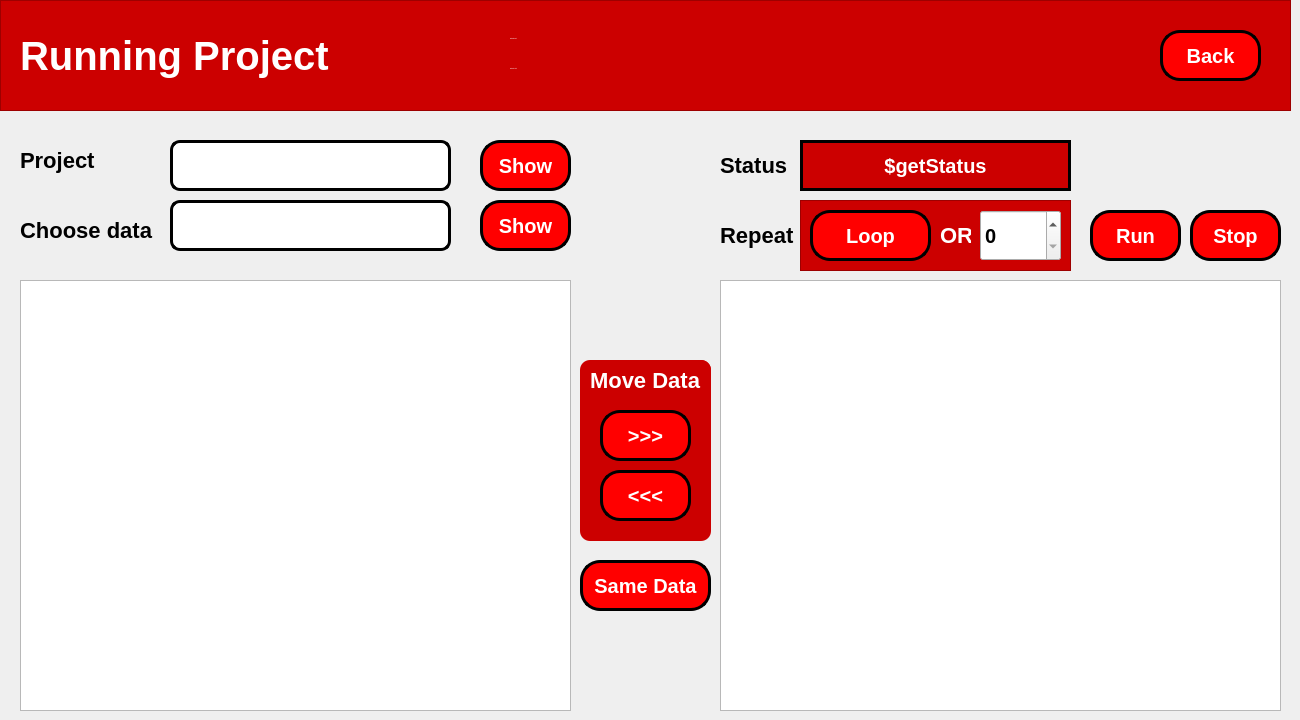
    <widget class="QWidget" name="runProject_6">
     <widget class="QTableView" name="tbRunningProjectTabel_1">
      <property name="geometry">
       <rect>
        <x>20</x>
        <y>280</y>
        <width>551</width>
        <height>431</height>
       </rect>
      </property>
     </widget>
     <widget class="QPushButton" name="btRunningProjectShowActivity">
      <property name="geometry">
       <rect>
        <x>480</x>
        <y>200</y>
        <width>91</width>
        <height>51</height>
       </rect>
      </property>
      <property name="cursor">
       <cursorShape>PointingHandCursor</cursorShape>
      </property>
      <property name="layoutDirection">
       <enum>Qt::LeftToRight</enum>
      </property>
      <property name="styleSheet">
       <string notr="true">QPushButton {
	border-radius: 20px;
	background: red;
	color: white;
	font-weight: bold;
	font-size: 20px;
	border: 3px solid black;
  	text-align: center;
}

QPushButton:hover {
    background: qradialgradient(
        cx: 0.3, cy: -0.4, fx: 0.3, fy: -0.4,
        radius: 1.35, stop: 0 #fff, stop: 1 #bbb
        );
	color: black;
	border: 3px solid black;
    }

QPushButton:pressed {
    border-style: inset;
    background: qradialgradient(
        cx: 0.4, cy: -0.1, fx: 0.4, fy: -0.1,
        radius: 1.35, stop: 0 #fff, stop: 1 #ddd
        );
    }

QPushButton::icon {
    margin-bottom: 5px; 
}
</string>
      </property>
      <property name="text">
       <string>Show</string>
      </property>
      <property name="iconSize">
       <size>
        <width>50</width>
        <height>50</height>
       </size>
      </property>
      <property name="flat">
       <bool>false</bool>
      </property>
     </widget>
     <widget class="QLabel" name="label_27">
      <property name="geometry">
       <rect>
        <x>20</x>
        <y>210</y>
        <width>141</width>
        <height>41</height>
       </rect>
      </property>
      <property name="styleSheet">
       <string notr="true">QLabel {
	font-size: 22px;
	font-weight: bold;
}</string>
      </property>
      <property name="text">
       <string>Choose data</string>
      </property>
     </widget>
     <widget class="QFrame" name="frame_7">
      <property name="geometry">
       <rect>
        <x>0</x>
        <y>0</y>
        <width>1291</width>
        <height>111</height>
       </rect>
      </property>
      <property name="styleSheet">
       <string notr="true">QFrame {
	background-color: rgb(204, 0, 0);
	color: white;
}</string>
      </property>
      <property name="frameShape">
       <enum>QFrame::StyledPanel</enum>
      </property>
      <property name="frameShadow">
       <enum>QFrame::Raised</enum>
      </property>
      <widget class="QLabel" name="label_28">
       <property name="geometry">
        <rect>
         <x>20</x>
         <y>30</y>
         <width>331</width>
         <height>51</height>
        </rect>
       </property>
       <property name="styleSheet">
        <string notr="true">QLabel {
	font-size: 40px;
	font-weight: bold;
}</string>
       </property>
       <property name="text">
        <string>Running Project</string>
       </property>
      </widget>
      <widget class="QPushButton" name="btRunningProjectKembali">
       <property name="geometry">
        <rect>
         <x>1160</x>
         <y>30</y>
         <width>101</width>
         <height>51</height>
        </rect>
       </property>
       <property name="cursor">
        <cursorShape>PointingHandCursor</cursorShape>
       </property>
       <property name="layoutDirection">
        <enum>Qt::LeftToRight</enum>
       </property>
       <property name="styleSheet">
        <string notr="true">QPushButton {
	border-radius: 20px;
	background: red;
	color: white;
	font-weight: bold;
	font-size: 20px;
	border: 3px solid black;
  	text-align: center;
}

QPushButton:hover {
    background: qradialgradient(
        cx: 0.3, cy: -0.4, fx: 0.3, fy: -0.4,
        radius: 1.35, stop: 0 #fff, stop: 1 #bbb
        );
	color: black;
	border: 3px solid black;
    }

QPushButton:pressed {
    border-style: inset;
    background: qradialgradient(
        cx: 0.4, cy: -0.1, fx: 0.4, fy: -0.1,
        radius: 1.35, stop: 0 #fff, stop: 1 #ddd
        );
    }

QPushButton::icon {
    margin-bottom: 5px; 
}
</string>
       </property>
       <property name="text">
        <string>Back</string>
       </property>
       <property name="iconSize">
        <size>
         <width>50</width>
         <height>50</height>
        </size>
       </property>
       <property name="flat">
        <bool>false</bool>
       </property>
      </widget>
      <widget class="QLabel" name="txtRunningProjectGetProject">
       <property name="geometry">
        <rect>
         <x>510</x>
         <y>30</y>
         <width>121</width>
         <height>17</height>
        </rect>
       </property>
       <property name="styleSheet">
        <string notr="true">QLabel {
	font-size: 1px;
}</string>
       </property>
       <property name="text">
        <string>$getDataProject</string>
       </property>
      </widget>
      <widget class="QLabel" name="txtRunningProjectGetActivity">
       <property name="geometry">
        <rect>
         <x>510</x>
         <y>60</y>
         <width>151</width>
         <height>17</height>
        </rect>
       </property>
       <property name="styleSheet">
        <string notr="true">QLabel {
	font-size: 1px;
}</string>
       </property>
       <property name="text">
        <string>$getDataActivity</string>
       </property>
      </widget>
     </widget>
     <widget class="QPushButton" name="btRunningProjectRun">
      <property name="geometry">
       <rect>
        <x>1090</x>
        <y>210</y>
        <width>91</width>
        <height>51</height>
       </rect>
      </property>
      <property name="cursor">
       <cursorShape>PointingHandCursor</cursorShape>
      </property>
      <property name="layoutDirection">
       <enum>Qt::LeftToRight</enum>
      </property>
      <property name="styleSheet">
       <string notr="true">QPushButton {
	border-radius: 20px;
	background: red;
	color: white;
	font-weight: bold;
	font-size: 20px;
	border: 3px solid black;
  	text-align: center;
}

QPushButton:hover {
    background: qradialgradient(
        cx: 0.3, cy: -0.4, fx: 0.3, fy: -0.4,
        radius: 1.35, stop: 0 #fff, stop: 1 #bbb
        );
	color: black;
	border: 3px solid black;
    }

QPushButton:pressed {
    border-style: inset;
    background: qradialgradient(
        cx: 0.4, cy: -0.1, fx: 0.4, fy: -0.1,
        radius: 1.35, stop: 0 #fff, stop: 1 #ddd
        );
    }

QPushButton::icon {
    margin-bottom: 5px; 
}
</string>
      </property>
      <property name="text">
       <string>Run</string>
      </property>
      <property name="iconSize">
       <size>
        <width>50</width>
        <height>50</height>
       </size>
      </property>
      <property name="flat">
       <bool>false</bool>
      </property>
     </widget>
     <widget class="QTableView" name="tbRunningProjectTabel_2">
      <property name="geometry">
       <rect>
        <x>720</x>
        <y>280</y>
        <width>561</width>
        <height>431</height>
       </rect>
      </property>
     </widget>
     <widget class="QLabel" name="label_33">
      <property name="geometry">
       <rect>
        <x>20</x>
        <y>140</y>
        <width>141</width>
        <height>41</height>
       </rect>
      </property>
      <property name="styleSheet">
       <string notr="true">QLabel {
	font-size: 22px;
	font-weight: bold;
}</string>
      </property>
      <property name="text">
       <string>Project</string>
      </property>
     </widget>
     <widget class="QLineEdit" name="txtRunProjectName">
      <property name="geometry">
       <rect>
        <x>170</x>
        <y>140</y>
        <width>281</width>
        <height>51</height>
       </rect>
      </property>
      <property name="styleSheet">
       <string notr="true">QLineEdit {
	border-radius: 10px;
	border: 3px solid black;
	font-size: 22px;
}</string>
      </property>
     </widget>
     <widget class="QLineEdit" name="txtRunProjectActivity">
      <property name="geometry">
       <rect>
        <x>170</x>
        <y>200</y>
        <width>281</width>
        <height>51</height>
       </rect>
      </property>
      <property name="styleSheet">
       <string notr="true">QLineEdit {
	border-radius: 10px;
	border: 3px solid black;
	font-size: 22px;
}</string>
      </property>
     </widget>
     <widget class="QPushButton" name="btRunningProjectShowProject">
      <property name="geometry">
       <rect>
        <x>480</x>
        <y>140</y>
        <width>91</width>
        <height>51</height>
       </rect>
      </property>
      <property name="cursor">
       <cursorShape>PointingHandCursor</cursorShape>
      </property>
      <property name="layoutDirection">
       <enum>Qt::LeftToRight</enum>
      </property>
      <property name="styleSheet">
       <string notr="true">QPushButton {
	border-radius: 20px;
	background: red;
	color: white;
	font-weight: bold;
	font-size: 20px;
	border: 3px solid black;
  	text-align: center;
}

QPushButton:hover {
    background: qradialgradient(
        cx: 0.3, cy: -0.4, fx: 0.3, fy: -0.4,
        radius: 1.35, stop: 0 #fff, stop: 1 #bbb
        );
	color: black;
	border: 3px solid black;
    }

QPushButton:pressed {
    border-style: inset;
    background: qradialgradient(
        cx: 0.4, cy: -0.1, fx: 0.4, fy: -0.1,
        radius: 1.35, stop: 0 #fff, stop: 1 #ddd
        );
    }

QPushButton::icon {
    margin-bottom: 5px; 
}
</string>
      </property>
      <property name="text">
       <string>Show</string>
      </property>
      <property name="iconSize">
       <size>
        <width>50</width>
        <height>50</height>
       </size>
      </property>
      <property name="flat">
       <bool>false</bool>
      </property>
     </widget>
     <widget class="QLabel" name="label_36">
      <property name="geometry">
       <rect>
        <x>720</x>
        <y>210</y>
        <width>81</width>
        <height>51</height>
       </rect>
      </property>
      <property name="styleSheet">
       <string notr="true">QLabel {
	font-size: 22px;
	font-weight: bold;
}</string>
      </property>
      <property name="text">
       <string>Repeat</string>
      </property>
     </widget>
     <widget class="QPushButton" name="btRunningProjectStop">
      <property name="geometry">
       <rect>
        <x>1190</x>
        <y>210</y>
        <width>91</width>
        <height>51</height>
       </rect>
      </property>
      <property name="cursor">
       <cursorShape>PointingHandCursor</cursorShape>
      </property>
      <property name="layoutDirection">
       <enum>Qt::LeftToRight</enum>
      </property>
      <property name="styleSheet">
       <string notr="true">QPushButton {
	border-radius: 20px;
	background: red;
	color: white;
	font-weight: bold;
	font-size: 20px;
	border: 3px solid black;
  	text-align: center;
}

QPushButton:hover {
    background: qradialgradient(
        cx: 0.3, cy: -0.4, fx: 0.3, fy: -0.4,
        radius: 1.35, stop: 0 #fff, stop: 1 #bbb
        );
	color: black;
	border: 3px solid black;
    }

QPushButton:pressed {
    border-style: inset;
    background: qradialgradient(
        cx: 0.4, cy: -0.1, fx: 0.4, fy: -0.1,
        radius: 1.35, stop: 0 #fff, stop: 1 #ddd
        );
    }

QPushButton::icon {
    margin-bottom: 5px; 
}
</string>
      </property>
      <property name="text">
       <string>Stop</string>
      </property>
      <property name="iconSize">
       <size>
        <width>50</width>
        <height>50</height>
       </size>
      </property>
      <property name="flat">
       <bool>false</bool>
      </property>
     </widget>
     <widget class="QFrame" name="frame_10">
      <property name="geometry">
       <rect>
        <x>800</x>
        <y>200</y>
        <width>271</width>
        <height>71</height>
       </rect>
      </property>
      <property name="styleSheet">
       <string notr="true">QFrame {
	background: rgb(173, 127, 168)rgb(204, 0, 0)
}</string>
      </property>
      <property name="frameShape">
       <enum>QFrame::StyledPanel</enum>
      </property>
      <property name="frameShadow">
       <enum>QFrame::Raised</enum>
      </property>
      <widget class="QSpinBox" name="spRunningProjectLoop">
       <property name="geometry">
        <rect>
         <x>180</x>
         <y>10</y>
         <width>81</width>
         <height>51</height>
        </rect>
       </property>
       <property name="styleSheet">
        <string notr="true">QSpinBox {
	font-size: 20px;
	font-weight: bold;
}</string>
       </property>
      </widget>
      <widget class="QPushButton" name="btRunningProjectLoop">
       <property name="geometry">
        <rect>
         <x>10</x>
         <y>10</y>
         <width>121</width>
         <height>51</height>
        </rect>
       </property>
       <property name="cursor">
        <cursorShape>PointingHandCursor</cursorShape>
       </property>
       <property name="layoutDirection">
        <enum>Qt::LeftToRight</enum>
       </property>
       <property name="styleSheet">
        <string notr="true">QPushButton {
	border-radius: 20px;
	background: red;
	color: white;
	font-weight: bold;
	font-size: 20px;
	border: 3px solid black;
  	text-align: center;
}

QPushButton:hover {
    background: qradialgradient(
        cx: 0.3, cy: -0.4, fx: 0.3, fy: -0.4,
        radius: 1.35, stop: 0 #fff, stop: 1 #bbb
        );
	color: black;
	border: 3px solid black;
    }

QPushButton:pressed {
    border-style: inset;
    background: qradialgradient(
        cx: 0.4, cy: -0.1, fx: 0.4, fy: -0.1,
        radius: 1.35, stop: 0 #fff, stop: 1 #ddd
        );
    }

QPushButton::icon {
    margin-bottom: 5px; 
}
</string>
       </property>
       <property name="text">
        <string>Loop</string>
       </property>
       <property name="iconSize">
        <size>
         <width>50</width>
         <height>50</height>
        </size>
       </property>
       <property name="flat">
        <bool>false</bool>
       </property>
      </widget>
      <widget class="QLabel" name="label_37">
       <property name="geometry">
        <rect>
         <x>140</x>
         <y>10</y>
         <width>31</width>
         <height>51</height>
        </rect>
       </property>
       <property name="styleSheet">
        <string notr="true">QLabel {
	font-size: 22px;
	font-weight: bold;
   color: white;
}</string>
       </property>
       <property name="text">
        <string>OR</string>
       </property>
      </widget>
     </widget>
     <widget class="QLabel" name="label_38">
      <property name="geometry">
       <rect>
        <x>720</x>
        <y>140</y>
        <width>81</width>
        <height>51</height>
       </rect>
      </property>
      <property name="styleSheet">
       <string notr="true">QLabel {
	font-size: 22px;
	font-weight: bold;
}</string>
      </property>
      <property name="text">
       <string>Status</string>
      </property>
     </widget>
     <widget class="QPushButton" name="btRunningProjectStatus">
      <property name="enabled">
       <bool>false</bool>
      </property>
      <property name="geometry">
       <rect>
        <x>800</x>
        <y>140</y>
        <width>271</width>
        <height>51</height>
       </rect>
      </property>
      <property name="cursor">
       <cursorShape>PointingHandCursor</cursorShape>
      </property>
      <property name="layoutDirection">
       <enum>Qt::LeftToRight</enum>
      </property>
      <property name="styleSheet">
       <string notr="true">QPushButton {
	background: rgb(204, 0, 0);
	color: white;
	font-weight: bold;
	font-size: 20px;
	border: 3px solid black;
  	text-align: center;
}

QPushButton:hover {
    background: qradialgradient(
        cx: 0.3, cy: -0.4, fx: 0.3, fy: -0.4,
        radius: 1.35, stop: 0 #fff, stop: 1 #bbb
        );
	color: black;
	border: 3px solid black;
    }

QPushButton:pressed {
    border-style: inset;
    background: qradialgradient(
        cx: 0.4, cy: -0.1, fx: 0.4, fy: -0.1,
        radius: 1.35, stop: 0 #fff, stop: 1 #ddd
        );
    }

QPushButton::icon {
    margin-bottom: 5px; 
}
</string>
      </property>
      <property name="text">
       <string>$getStatus</string>
      </property>
      <property name="iconSize">
       <size>
        <width>50</width>
        <height>50</height>
       </size>
      </property>
      <property name="flat">
       <bool>false</bool>
      </property>
     </widget>
     <widget class="QFrame" name="frame_11">
      <property name="geometry">
       <rect>
        <x>580</x>
        <y>360</y>
        <width>131</width>
        <height>181</height>
       </rect>
      </property>
      <property name="styleSheet">
       <string notr="true">QFrame {
	background: rgb(173, 127, 168)rgb(204, 0, 0);
	border-radius: 10px;
}</string>
      </property>
      <property name="frameShape">
       <enum>QFrame::StyledPanel</enum>
      </property>
      <property name="frameShadow">
       <enum>QFrame::Raised</enum>
      </property>
      <widget class="QPushButton" name="btRunningProjectRight">
       <property name="geometry">
        <rect>
         <x>20</x>
         <y>50</y>
         <width>91</width>
         <height>51</height>
        </rect>
       </property>
       <property name="cursor">
        <cursorShape>PointingHandCursor</cursorShape>
       </property>
       <property name="layoutDirection">
        <enum>Qt::LeftToRight</enum>
       </property>
       <property name="styleSheet">
        <string notr="true">QPushButton {
	border-radius: 20px;
	background: red;
	color: white;
	font-weight: bold;
	font-size: 20px;
	border: 3px solid black;
  	text-align: center;
}

QPushButton:hover {
    background: qradialgradient(
        cx: 0.3, cy: -0.4, fx: 0.3, fy: -0.4,
        radius: 1.35, stop: 0 #fff, stop: 1 #bbb
        );
	color: black;
	border: 3px solid black;
    }

QPushButton:pressed {
    border-style: inset;
    background: qradialgradient(
        cx: 0.4, cy: -0.1, fx: 0.4, fy: -0.1,
        radius: 1.35, stop: 0 #fff, stop: 1 #ddd
        );
    }

QPushButton::icon {
    margin-bottom: 5px; 
}
</string>
       </property>
       <property name="text">
        <string>&gt;&gt;&gt;</string>
       </property>
       <property name="iconSize">
        <size>
         <width>50</width>
         <height>50</height>
        </size>
       </property>
       <property name="flat">
        <bool>false</bool>
       </property>
      </widget>
      <widget class="QPushButton" name="btRunningProjectLeft">
       <property name="geometry">
        <rect>
         <x>20</x>
         <y>110</y>
         <width>91</width>
         <height>51</height>
        </rect>
       </property>
       <property name="cursor">
        <cursorShape>PointingHandCursor</cursorShape>
       </property>
       <property name="layoutDirection">
        <enum>Qt::LeftToRight</enum>
       </property>
       <property name="styleSheet">
        <string notr="true">QPushButton {
	border-radius: 20px;
	background: red;
	color: white;
	font-weight: bold;
	font-size: 20px;
	border: 3px solid black;
  	text-align: center;
}

QPushButton:hover {
    background: qradialgradient(
        cx: 0.3, cy: -0.4, fx: 0.3, fy: -0.4,
        radius: 1.35, stop: 0 #fff, stop: 1 #bbb
        );
	color: black;
	border: 3px solid black;
    }

QPushButton:pressed {
    border-style: inset;
    background: qradialgradient(
        cx: 0.4, cy: -0.1, fx: 0.4, fy: -0.1,
        radius: 1.35, stop: 0 #fff, stop: 1 #ddd
        );
    }

QPushButton::icon {
    margin-bottom: 5px; 
}
</string>
       </property>
       <property name="text">
        <string>&lt;&lt;&lt;</string>
       </property>
       <property name="iconSize">
        <size>
         <width>50</width>
         <height>50</height>
        </size>
       </property>
       <property name="flat">
        <bool>false</bool>
       </property>
      </widget>
      <widget class="QLabel" name="label_39">
       <property name="geometry">
        <rect>
         <x>10</x>
         <y>0</y>
         <width>121</width>
         <height>41</height>
        </rect>
       </property>
       <property name="styleSheet">
        <string notr="true">QLabel {
	font-size: 22px;
	font-weight: bold;
   color: white;
}</string>
       </property>
       <property name="text">
        <string>Move Data</string>
       </property>
      </widget>
     </widget>
     <widget class="QPushButton" name="btRunningProjectSameData">
      <property name="geometry">
       <rect>
        <x>580</x>
        <y>560</y>
        <width>131</width>
        <height>51</height>
       </rect>
      </property>
      <property name="cursor">
       <cursorShape>PointingHandCursor</cursorShape>
      </property>
      <property name="layoutDirection">
       <enum>Qt::LeftToRight</enum>
      </property>
      <property name="styleSheet">
       <string notr="true">QPushButton {
	border-radius: 20px;
	background: red;
	color: white;
	font-weight: bold;
	font-size: 20px;
	border: 3px solid black;
  	text-align: center;
}

QPushButton:hover {
    background: qradialgradient(
        cx: 0.3, cy: -0.4, fx: 0.3, fy: -0.4,
        radius: 1.35, stop: 0 #fff, stop: 1 #bbb
        );
	color: black;
	border: 3px solid black;
    }

QPushButton:pressed {
    border-style: inset;
    background: qradialgradient(
        cx: 0.4, cy: -0.1, fx: 0.4, fy: -0.1,
        radius: 1.35, stop: 0 #fff, stop: 1 #ddd
        );
    }

QPushButton::icon {
    margin-bottom: 5px; 
}
</string>
      </property>
      <property name="text">
       <string>Same Data</string>
      </property>
      <property name="iconSize">
       <size>
        <width>50</width>
        <height>50</height>
       </size>
      </property>
      <property name="flat">
       <bool>false</bool>
      </property>
     </widget>
    </widget>
